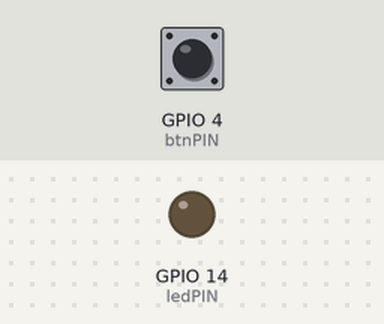
Simulated run of this sketch. Board: ESP8266 (NodeMCU). On the bench: output pins drawn as LEDs (lit = HIGH). The test bench sets the inputs (shaded band); at power-on: GPIO 4 (btnPIN) LOW. WiFi joins after 1.5 s; servers stay silent unless stated; uploads are accepted with an empty reply; random numbers use the default seed unless the sketch sets one; what the sketch prints to the serial monitor is not drawn.

Above: at 4.7 s.
4.8 s: GPIO 4 (btnPIN) pulled HIGH for 0.15 s
At 6.28 s:
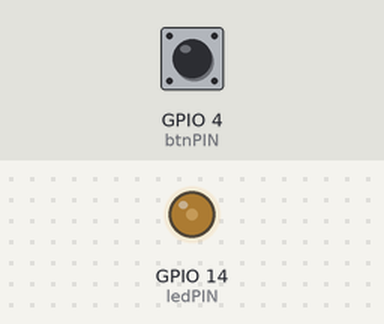
At 6.88 s:
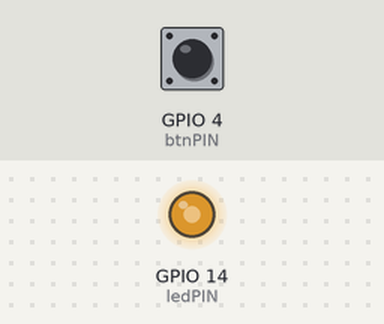
7.9 s: GPIO 4 (btnPIN) pulled HIGH for 3.2 s
12.6 s: GPIO 4 (btnPIN) pulled HIGH for 1 s
At 14.38 s:
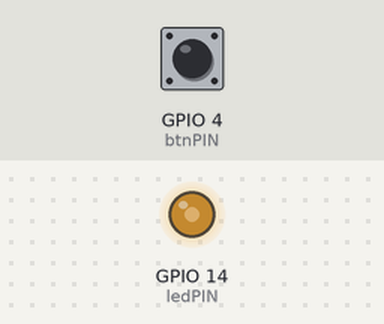
Timing chart, 0 to 22.6 s (numbered marks = the images above; inputs shaded):
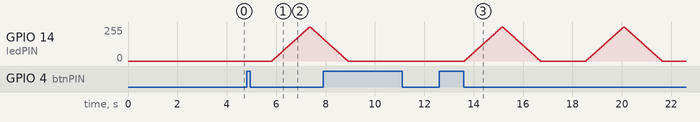

Measured:
- after the input at 4.8 s, GPIO 14 (ledPIN): rises from 0/255 to 255/255 in 1.5 s, then falls to 170/255 in 0.54 s

The sketch:

SensorsControl.ino
```cpp
#include <ArduinoJson.h>
#include <ESP8266WiFi.h>
#include <WiFiClientSecure.h>
#include <ESP8266WebServer.h>
#include <ESP8266HTTPClient.h>
//==================================//
//           Button&Led Vars
//==================================//
const int btnPIN=4;
const int ledPIN=14;
bool btnPressed=false;
int btnState;
//==================================//
//            Query Vars
//==================================//
const char* data_patientID;
bool got_patient = false;
//==================================//
//            WiFi Vars
//==================================//
const char *ssid = "RedmiAW";
const char *password = "arielweiss";

// 'https://us-central1-lifeline-aa56b.cloudfunctions.net/getConnectionDetails?arduinoId=a'
const char *host = "us-central1-lifeline-aa56b.cloudfunctions.net";
const int httpsPort = 443;  //HTTPS= 443 and HTTP = 80

//SHA1 finger print of certificate use web browser to view and copy
//const char fingerprint[] PROGMEM = "56 17 38 a4 11 9d f8 79 a4 91 c4 8a 2b 3a eb da 03 b5 5b 6e";
const char fingerprint[] PROGMEM = "b8 28 38 35 06 a4 f8 41 50 b5 b4 d0 6d ce 07 a5 0c 13 2e bd";

const int MAX_LINES = 3;
//==================================//
//           Sensors Vars
//==================================//
int sensorPin = 0;    // select the input pin for the potentiometer
int sensorValue = 0;  // variable to store the value coming from the sensor
int oldValue = 0;
//==================================//
//           Functions
//==================================//

int connect_host(WiFiClientSecure* httpsClient);
String req(WiFiClientSecure httpsClient, String Link);
void parse_ArduinoIDQuery(String json);
```

a_WiFi.ino
```cpp
//=======================================================================
//                    HTTPS requests
//=======================================================================
int connect_host(WiFiClientSecure* httpsClient){

  Serial.println("Connecting to firebase ...");
  //Serial.print(host);

  //Serial.printf("Using fingerprint '%s'\n", fingerprint);
  (*httpsClient).setFingerprint(fingerprint);
  (*httpsClient).setTimeout(15000); // 15 Seconds
  delay(1000);

  //Serial.println("HTTPS Connecting");
  int r=0; //retry counter
  while((!(*httpsClient).connect(host, httpsPort)) && (r < 30)){
      delay(100);
      Serial.print(".");
      r++;
  }
  if(r==30) {
    Serial.println("Connection failed!");
    return -1;
  }
  else {
    Serial.println("Connected.");
  }
  return 0;
}
//=======================================================================
//                    POST data
//=======================================================================
String req(WiFiClientSecure httpsClient, String Link){
  Serial.print("Requesting ...");
  //Serial.println(host+Link);

  httpsClient.print(String("GET ") + Link + " HTTP/1.1\r\n" +
               "Host: " + host + "\r\n" +
               "Connection: close\r\n\r\n");

  Serial.println(" Request Sent");

  while (httpsClient.connected()) {
    String line = httpsClient.readStringUntil('\n');
    if (line == "\r") {
      Serial.println(">Headers Received.");
      break;
    }
  }

  Serial.println(">Reply Was:");
  //Serial.println("==========");
  String line;
  String result="";
  while(httpsClient.available()){
    line = httpsClient.readStringUntil('\n');  //Read Line by Line
    Serial.println(line); //Print response
    result += line;
  }
  Serial.println("==========");
  //Serial.println("Done.");
  return result;
}
//=======================================================================
//                      Parsing
//=======================================================================
void parse_ArduinoIDQuery(String json){
  const size_t capacity = JSON_OBJECT_SIZE(1) + JSON_OBJECT_SIZE(2) + JSON_OBJECT_SIZE(6) + 130;
  DynamicJsonDocument doc(capacity);

  //const char* json = "{\"data\":{\"patientID\":\"FZhRr6v5sEvZl9Ib77LJ\",\"sensor\":{\"oxygenPercentage\":95,\"bpm\":95},\"emsID\":\"Tfmx0ibyeaC8hHDAsu4c\",\"manual\":true,\"arduinoID\":\"a\",\"rpm\":12}}";

  deserializeJson(doc, json);

  JsonObject data = doc["data"];
  data_patientID = data["patientID"]; // "FZhRr6v5sEvZl9Ib77LJ"


}
```

b_SETUP.ino
```cpp
//=======================================================================
//                    Power on setup
//=======================================================================

void setup() {
  delay(1000);
  Serial.begin(115200);
  WiFi.mode(WIFI_OFF);        //Prevents reconnection issue (taking too long to connect)
  delay(1000);
  WiFi.mode(WIFI_STA);        //Only Station No AP, This line hides the viewing of ESP as wifi hotspot

  WiFi.begin(ssid, password);     //Connect to your WiFi router
  Serial.println("");

  Serial.print("Connecting");
  // Wait for connection
  while (WiFi.status() != WL_CONNECTED) {
    delay(500);
    Serial.print(".");
  }

  //If connection successful show IP address in serial monitor
  Serial.println("");
  Serial.print("Connected to ");
  Serial.println(ssid);
  Serial.print("IP address: ");
  Serial.println(WiFi.localIP());  //IP address assigned to your ESP

  //Sensor:
  pinMode(sensorPin, INPUT);
  pinMode(ledPIN, OUTPUT);
  pinMode(btnPIN, INPUT);
  Serial.print("Waiting for change ... ");
}
```

c_LOOP.ino
```cpp
//=======================================================================
//                    Main Program Loop
//=======================================================================
void fadeLED(){
  Serial.print("Led Fade...");
  for (int brightness = 0; brightness <= 255; brightness += 5) {
    analogWrite(ledPIN, brightness);
    delay(30); // Wait for 30 millisecond(s)
  }
  for (int brightness = 255; brightness >= 0; brightness -= 5) {
    analogWrite(ledPIN, brightness);
    delay(30); // Wait for 30 millisecond(s)
  }
  Serial.println("ed.");
}
void loop() {
  //==================================//
  //           Button Check
  //==================================//
  delay(10);
  btnState = digitalRead(btnPIN);
  if(btnState == HIGH){
    Serial.println("Pressed!");
    btnPressed=!btnPressed;
    delay(1000);
  }
  if(btnPressed==false)return;
  //==================================//
  //           Sensor Handle
  //==================================//
  //Check for change in sensors first:
  //sensorValue = analogRead(sensorPin);  //Read Analog value of sensor
  //sensorValue = map(sensorValue,0,1024,20,60); //Map to 20-60 value
  sensorValue = random(20,60); //Read Sensor
  //Give some indicator with LED:
  fadeLED();
  if(sensorValue == oldValue)
    return; //Nothing changed
  oldValue = sensorValue;
  Serial.println(" Change! let's send it...");
  //==================================//
  //           Connect to host
  //==================================//
  WiFiClientSecure httpsClient;
  int client_error_code = connect_host(&httpsClient);
  if(client_error_code != 0){
    Serial.println("Could'nt connect!");
    return;
  }

  String response;
  String Link;

  //==================================//
  //           Get Patient
  //==================================//
  //if(!got_patient){
  //  Link = "/getConnectionDetails?arduinoID=a";
  //  response = req(httpsClient,Link);
  //  parse_ArduinoIDQuery(response); //Get the Patient ID
  //  got_patient = true;
  //}
  //==================================//
  //           Sensors POST
  //==================================//

  delay(30); //Pause for drama

  String BPM_value = String(sensorValue);   //String to interger conversion
  Serial.println(sensorValue);
  //Upload sensor data with GET:  to //https://us-central1-lifeline-aa56b.cloudfunctions.net/updateSensor?oxi=95&bpm=95&arduinoID=a
  Link = "/updateSensor?oxi=95&bpm="+BPM_value+"&arduinoID=a";  //Sensors
  response = req(httpsClient,Link);
  //Check if posted..
  Serial.println("Done!");
  Serial.print("Waiting for change ... ");
  delay(500);
}
//=======================================================================
```
